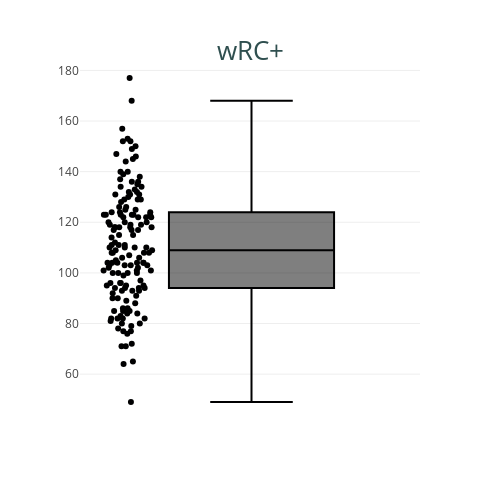

The notebook cell this image was saved under:
### Code cell
fig_13 = px.box(
    df.query("Season==2023"),
    y = "wRC+",
    points="all",
    hover_name = "Name",
    height = 500,
    width = 500,
)

fig_13.update_layout(
    title=dict(text="wRC+", font=dict(size=26), automargin=True, yref='paper'),
    title_font_color="darkslategrey",
    yaxis=dict(title=""),
    xaxis=dict(title="")
)

### Figure 1 — Plotly figure (JSON) as saved in the notebook; plotly's stock layout.template omitted (floating-point values rounded to 4 significant figures; data arrays with more than 128 entries replaced by an {"elided": "..."} marker saying what was removed)
{"data": [{"alignmentgroup": "True", "boxpoints": "all", "hovertemplate": "<b>%{hovertext}</b><br><br>wRC+=%{y}<extra></extra>", "hovertext": {"elided": "151 str values"}, "legendgroup": "", "marker": {"color": "#000001"}, "name": "", "notched": false, "offsetgroup": "", "orientation": "v", "showlegend": false, "type": "box", "x0": " ", "xaxis": "x", "y": {"elided": "151 int values"}, "y0": " ", "yaxis": "y"}], "layout": {"boxmode": "group", "height": 500, "legend": {"tracegroupgap": 0}, "margin": {"t": 60}, "title": {"automargin": true, "font": {"color": "darkslategrey", "size": 26}, "text": "wRC+", "yref": "paper"}, "width": 500, "xaxis": {"anchor": "y", "domain": [0, 1], "title": {"text": ""}}, "yaxis": {"anchor": "x", "domain": [0, 1], "title": {"text": ""}}}}
